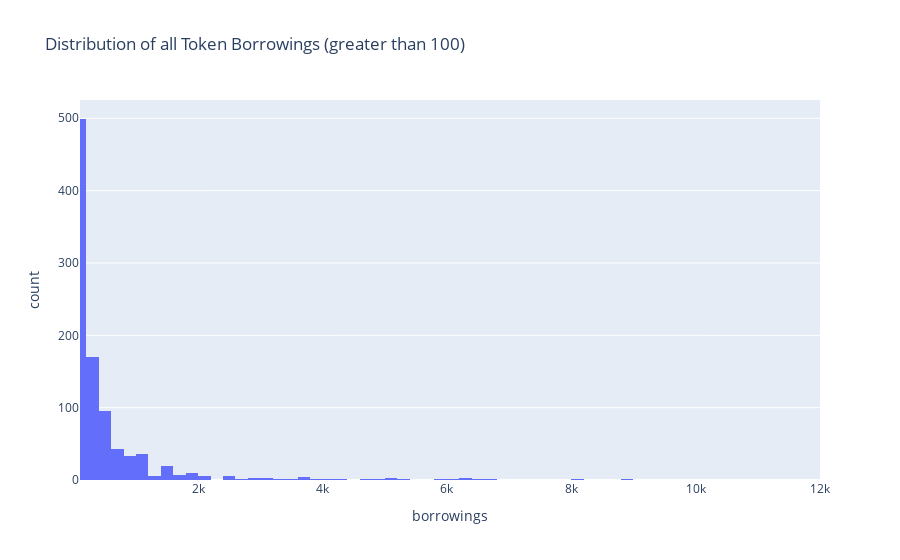

The cell this chart's notebook holds for it:
### Code cell
# Comparative Token Distribution (greater than 100)

tmp = [
    {'token': token, 'borrowings': user_state.token_states[token].borrowings * prices.prices[token] / 10**constants.get_decimals(token)}
    for user_state in state.user_states.values()
    for token in constants.symbol_decimals_map.keys()
]

token_data = pandas.DataFrame(tmp)
token_data['borrowings'] = token_data['borrowings'].astype(float)
token_data = token_data[token_data['borrowings'] > 100]
fig = px.histogram(token_data, x='borrowings', title='Distribution of all Token Borrowings (greater than 100)', nbins= 100)
fig.update_xaxes(range = [100, 12000])
fig.show()

### Figure 1 — Plotly figure (JSON) as saved in the notebook; plotly's stock layout.template omitted (floating-point values rounded to 4 significant figures; data arrays with more than 128 entries replaced by an {"elided": "..."} marker saying what was removed)
{"data": [{"alignmentgroup": "True", "bingroup": "x", "hovertemplate": "borrowings=%{x}<br>count=%{y}<extra></extra>", "legendgroup": "", "marker": {"color": "#636efa", "pattern": {"shape": ""}}, "name": "", "nbinsx": 100, "offsetgroup": "", "orientation": "v", "showlegend": false, "type": "histogram", "x": {"elided": "965 float values"}, "xaxis": "x", "yaxis": "y"}], "layout": {"barmode": "relative", "legend": {"tracegroupgap": 0}, "title": {"text": "Distribution of all Token Borrowings (greater than 100)"}, "xaxis": {"anchor": "y", "domain": [0, 1], "range": [100, 12000], "title": {"text": "borrowings"}}, "yaxis": {"anchor": "x", "domain": [0, 1], "title": {"text": "count"}}}}
